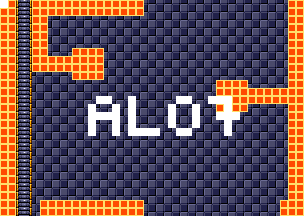

A level layout from a 2D game, rendered from its tile map. Below: a short description, then the map file with tile-grid data replaced by summaries:
An orthogonal 38x27 tile map with 8x8 px tiles, 4 tile layers (background, foreground, room numbers, Objects), 15 tilesets.

<map version="1.5" tiledversion="1.7.1" orientation="orthogonal" renderorder="right-down" width="38" height="27" tilewidth="8" tileheight="8" infinite="0" nextlayerid="11" nextobjectid="1">
 <tileset firstgid="1" source="tilesheets/tsKarniMata.tsx" />
 <tileset firstgid="1025" source="tilesheets/tsVoodooWasp.tsx" />
 <tileset firstgid="2049" source="tilesheets/tsBurial.tsx" />
 <tileset firstgid="3073" source="tilesheets/tsBlueTemple.tsx" />
 <tileset firstgid="4097" source="tilesheets/tsGoddess.tsx" />
 <tileset firstgid="5121" source="tilesheets/tsKonark.tsx" />
 <tileset firstgid="6145" name="sEnemies" tilewidth="8" tileheight="8" tilecount="1024" columns="32">
  <image source="../grapx/tilesheets/sObjects.bmp" trans="ff94ff" width="256" height="256" />
 </tileset>
 <tileset firstgid="7169" source="tilesheets/tsIceTemple.tsx" />
 <tileset firstgid="8193" source="tilesheets/tsLavaArea.tsx" />
 <tileset firstgid="9217" source="tilesheets/tsBossArea.tsx" />
 <tileset firstgid="10241" source="tilesheets/tsPegu.tsx" />
 <tileset firstgid="11265" source="tilesheets/sTiwanakuTemple.tsx" />
 <tileset firstgid="12289" source="tilesheets/sIndraTemple.tsx" />
 <tileset firstgid="13313" source="tilesheets/sTeleport.tsx" />
 <tileset firstgid="14337" source="tilesheets/sObjects.tsx" />
 <layer id="2" name="background" width="38" height="27">
  <data>[1026 cells, 1026 non-empty, 2 distinct tile ids]</data>
 </layer>
 <layer id="1" name="foreground" width="38" height="27">
  <data>[1026 cells, 280 non-empty, 3 distinct tile ids]</data>
 </layer>
 <layer id="7" name="room numbers" width="38" height="27">
  <data>[1026 cells, 40 non-empty, 1 distinct tile ids]</data>
 </layer>
 <layer id="10" name="Objects" width="38" height="27">
  <data>[1026 cells, 0 non-empty, 0 distinct tile ids]</data>
 </layer>
</map>
